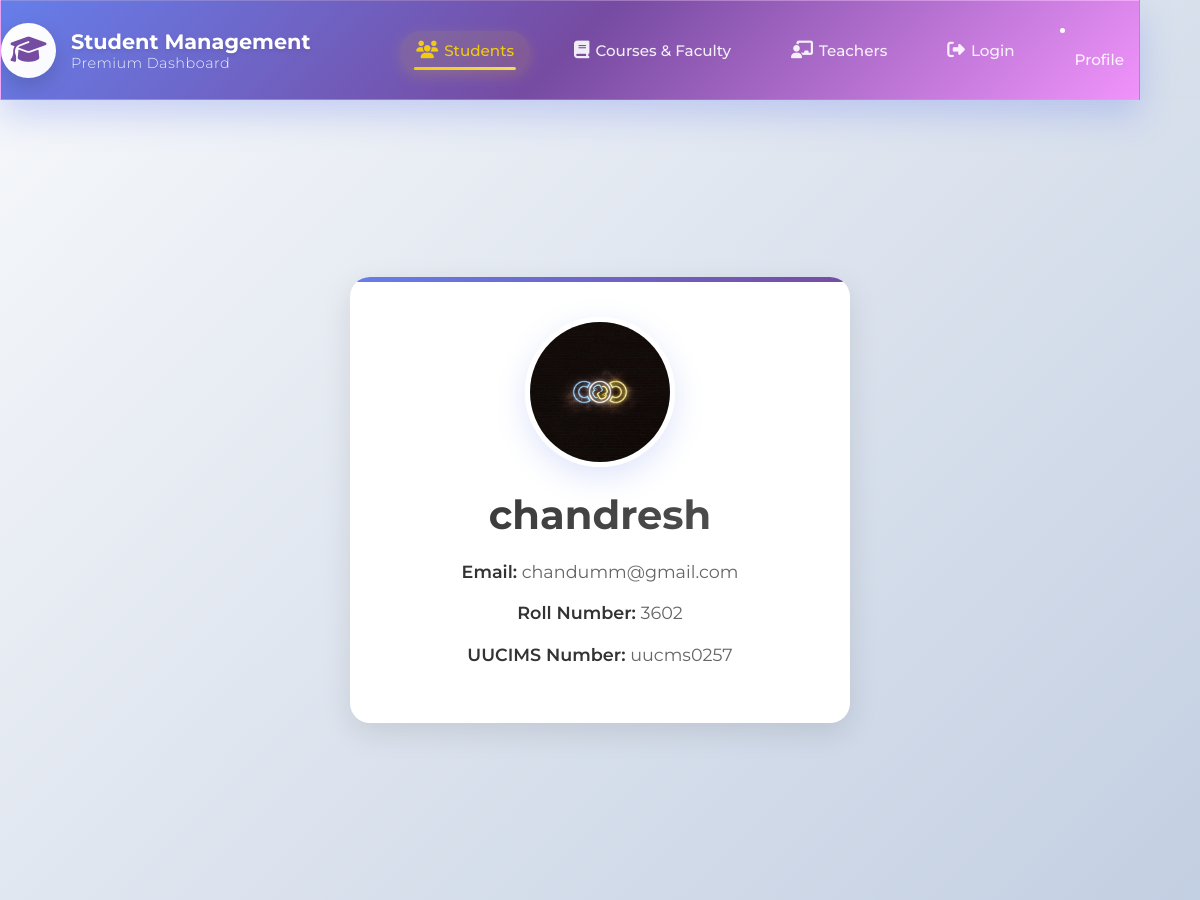
Page /cd/studentinfo/1/ on the committed database.
### canaradatabase/models.py (models this page shows, shortened)
class Student(models.Model):
    name=models.CharField(max_length=100,null=False,blank=False)
    course_name=models.ForeignKey(Courses,on_delete=models.CASCADE,null=True,blank=True)
    gmail=models.EmailField(null=False,blank=False)
    uucms_num=models.CharField(max_length=15,blank=False,null=False)
    rno=models.IntegerField(null=False)
    photo=models.ImageField(upload_to='studentphoto/',null=True)

### canaradatabase/views.py (the view)
# urls.py: path('studentinfo/<int:pk>/',views.student_view,name='studentinfo'),
def student_view(request,pk):
    st=get_object_or_404(Student,pk=pk)
    return render(request,'student.html',{'st':st})

### canaradatabase/templates/student.html
{% extends "layout.html" %}
{% block content %}
<div class="profile-wrapper">
  <div class="profile-card">
    <img src="{{ st.photo.url }}" alt="{{ st.name }}">
    <h2>{{ st.name }}</h2>
    <p><strong>Email:</strong> {{ st.gmail }}</p>
    <p><strong>Roll Number:</strong> {{ st.rno }}</p>
    <p><strong>UUCIMS Number:</strong> {{ st.uucms_num }}</p>
  </div>
</div>
{% endblock %}

### static/css/layout.css (style rules this page uses)
* { margin: 0; padding: 0; box-sizing: border-box; font-family: 'Montserrat', sans-serif; }
body { background: linear-gradient(135deg, #f5f7fa 0%, #c3cfe2 100%); min-height: 100vh; overflow-x: hidden; }
:root { --accent-grad: linear-gradient(135deg, #667eea 0%, #764ba2 100%); --shadow-light: 0 10px 30px rgba(0, 0, 0, 0.1); --shadow-hover: 0 15px 40px rgba(0, 0, 0, 0.15); --border-light: 1px solid #f0f0f0; --text-primary: #333; --text-secondary: #666; --bg-light: #f8f9fa; }
* { transition: all 0.3s ease; }
.profile-wrapper { display: flex; justify-content: center; align-items: center; min-height: 100vh; padding: 20px; background: linear-gradient(135deg, #f5f7fa 0%, #c3cfe2 100%); }
.profile-card { background: #fff; border-radius: 20px; box-shadow: var(--shadow-light); padding: 40px; max-width: 500px; width: 100%; text-align: center; transition: all 0.3s cubic-bezier(0.25, 0.46, 0.45, 0.94); overflow: hidden; position: relative; }
.profile-card::before { content: ''; position: absolute; top: 0; left: 0; right: 0; height: 5px; background: var(--accent-grad); }
.profile-card img { width: 150px; height: 150px; border-radius: 50%; object-fit: cover; border: 5px solid #fff; box-shadow: 0 10px 30px rgba(102, 126, 234, 0.2); margin-bottom: 20px; transition: all 0.3s ease; }
.profile-card h2 { font-size: 2.5rem; font-weight: 700; color: var(--text-primary); margin: 0 0 20px 0; line-height: 1.2; background: linear-gradient(135deg, var(--text-primary), #555); -webkit-background-clip: text; -webkit-text-fill-color: transparent; background-clip: text; }
.profile-card p { font-size: 1.1rem; color: var(--text-secondary); margin: 15px 0; font-weight: 400; line-height: 1.5; }
.profile-card p strong { color: var(--text-primary); font-weight: 600; }
.profile-card { animation: fadeInUp 0.6s ease-out; }
.profile-card * { transition: all 0.3s ease; }
body { background-color: #0a0a0a; font-family: 'Poppins', sans-serif; color: #fff; }

### rows in the picture
Student: photo (picture), name "chandresh", gmail "chandumm@gmail.com", rno "3602", uucms_num "uucms0257"
